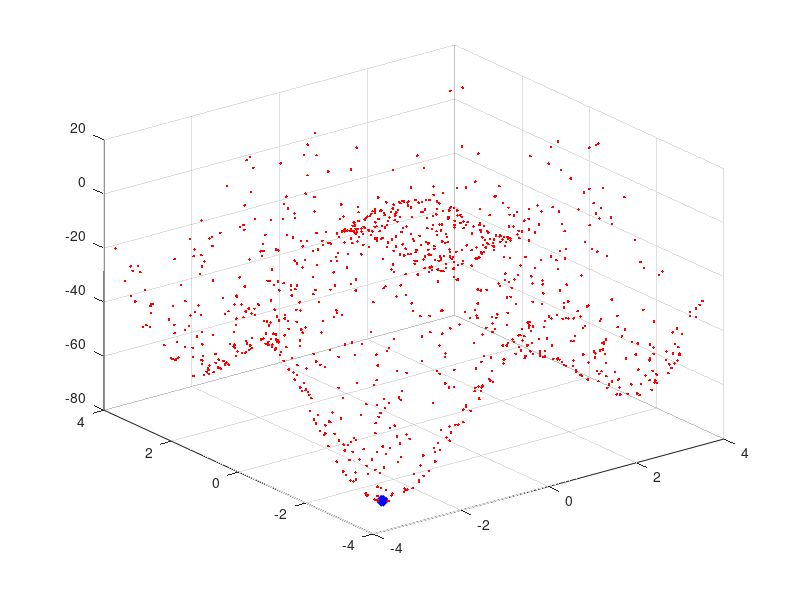

Write MATLAB code to recreate this figure.
clc
% clear aa;
close all;
% %initialization
swarm_size = 64;  % Jumlah partikel
maxIter = 100;    % Jumlah iterasi
inertia = 1.0;
correction_factor = 2.0;
% posisi awal swarm
a = 1:8;
[X,Y] = meshgrid(a,a);
C = cat(2,X',Y');
D = reshape(C,[],2);
swarm(1:swarm_size,1,1:2) = D;          % Posisi awal partikel
swarm(:,2,:) = 0;  
swarm(:,4,:) = 1000;  
plotobjFcn = 1;
%% Fungsi
objfcn = @(x)0.5*((x(:,1).^4)-16*(x(:,1).^2)+5*(x(:,1)))+0.5*((x(:,2).^4)-16*(x(:,2).^2)+5*(x(:,2)));

tic;
%% Iterasi PSO
for iter = 1:maxIter
    
    
    swarm(:, 1, 1) = swarm(:, 1, 1) + swarm(:, 2, 1);
    swarm(:, 1, 2) = swarm(:, 1, 2) + swarm(:, 2, 2);
    x = swarm(:, 1, 1);
    y = swarm(:, 1, 2);
    fval = objfcn([x y]);
    
    for i = 1:swarm_size
        if fval(i,1) < swarm(i, 4, 1)
            swarm(i, 3, 1) = swarm(i, 1, 1);    %update posisi x
            swarm(i, 3, 2) = swarm(i, 1, 2);    %update posisi y
            swarm(i, 4, 1) = fval(i, 1, 1);     %update nilai terbaik
        end
    end
    
    [~,gbest] = min(swarm(:, 4, 1));        
    
            % update velocity
            swarm(:, 2, 1) = inertia*(rand(swarm_size,1).*swarm(:, 2, 1)) + correction_factor*(rand(swarm_size,1).*(swarm(:, 3, 1) ...
                - swarm(:, 1, 1))) + correction_factor*(rand(swarm_size,1).*(swarm(gbest, 3, 1) - swarm(:, 1, 1)));
            swarm(:, 2, 2) = inertia*(rand(swarm_size,1).*swarm(:, 2, 2)) + correction_factor*(rand(swarm_size,1).*(swarm (:, 3, 2) ...
                - swarm(:, 1, 2))) + correction_factor*(rand(swarm_size,1).*(swarm(gbest, 3, 2) - swarm(:, 1, 2))); 
            
            % Plot partikel
            clf;plot(swarm(:, 1, 1), swarm(:, 1, 2), 'bx'); grid
            axis([-4 4 -4 4]);
            pause(.5);
            disp(['iteration: ' num2str(iter)]);
            %hold on
            
end
toc
%% plot
if plotobjFcn
    ub = -4;
    lb = 4;
    npoints = 1000;
    x = (ub-lb) .* rand (npoints,2) + lb;
    for i = 1:npoints
        f = objfcn([x(i,1) x(i,2)]);
        plot3(x(i,1),x(i,2),f,'.r'); hold on
    end
    plot3(swarm(1,3,1),swarm(1,3,2),swarm(1,4,1),'xb', 'linewidth',5,'Markersize',5);grid
    hold on
end
              
            